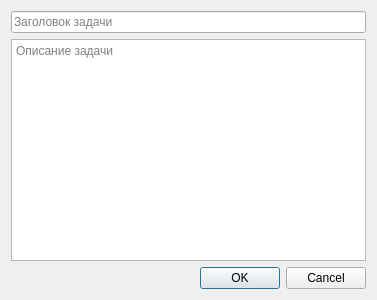
<?xml version="1.0" encoding="UTF-8"?>
<ui version="4.0">
 <class>TaskDialog</class>
 <widget class="QDialog" name="TaskDialog">
  <property name="geometry">
   <rect>
    <x>0</x>
    <y>0</y>
    <width>377</width>
    <height>300</height>
   </rect>
  </property>
  <layout class="QVBoxLayout" name="verticalLayout">
   <item>
    <widget class="QLineEdit" name="taskTitle">
     <property name="placeholderText">
      <string>Заголовок задачи</string>
     </property>
    </widget>
   </item>
   <item>
    <widget class="QTextEdit" name="taskDescription">
     <property name="placeholderText">
      <string>Описание задачи</string>
     </property>
    </widget>
   </item>
   <item>
    <widget class="QDialogButtonBox" name="buttonBox">
     <property name="standardButtons">
      <set>QDialogButtonBox::StandardButton::Cancel|QDialogButtonBox::StandardButton::Ok</set>
     </property>
    </widget>
   </item>
  </layout>
 </widget>
 <resources/>
 <connections/>
</ui>
